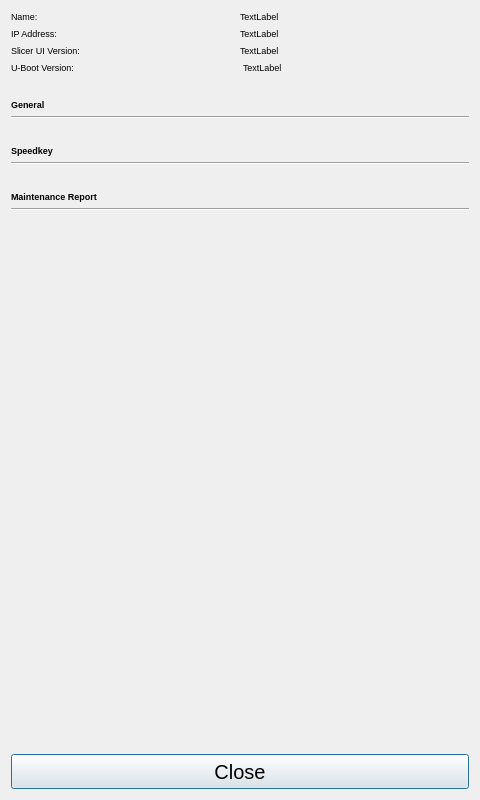
<?xml version="1.0" encoding="UTF-8"?>
<ui version="4.0">
 <class>SlicerStatisticsViewer</class>
 <widget class="QDialog" name="SlicerStatisticsViewer">
  <property name="geometry">
   <rect>
    <x>0</x>
    <y>0</y>
    <width>480</width>
    <height>800</height>
   </rect>
  </property>
  <property name="sizePolicy">
   <sizepolicy hsizetype="Fixed" vsizetype="Fixed">
    <horstretch>0</horstretch>
    <verstretch>0</verstretch>
   </sizepolicy>
  </property>
  <property name="windowTitle">
   <string>Dialog</string>
  </property>
  <layout class="QVBoxLayout" name="verticalLayout_6">
   <item>
    <layout class="QVBoxLayout" name="MainLayout">
     <item>
      <layout class="QVBoxLayout" name="staticStatsLayout">
       <property name="spacing">
        <number>6</number>
       </property>
       <property name="sizeConstraint">
        <enum>QLayout::SetMinimumSize</enum>
       </property>
       <item>
        <layout class="QHBoxLayout" name="nameLayout">
         <property name="spacing">
          <number>0</number>
         </property>
         <property name="leftMargin">
          <number>0</number>
         </property>
         <property name="rightMargin">
          <number>0</number>
         </property>
         <item>
          <widget class="QLabel" name="NameLabel">
           <property name="sizePolicy">
            <sizepolicy hsizetype="Preferred" vsizetype="Minimum">
             <horstretch>0</horstretch>
             <verstretch>0</verstretch>
            </sizepolicy>
           </property>
           <property name="font">
            <font>
             <pointsize>7</pointsize>
            </font>
           </property>
           <property name="text">
            <string>Name:</string>
           </property>
          </widget>
         </item>
         <item>
          <widget class="QLabel" name="Name">
           <property name="sizePolicy">
            <sizepolicy hsizetype="Preferred" vsizetype="Minimum">
             <horstretch>0</horstretch>
             <verstretch>0</verstretch>
            </sizepolicy>
           </property>
           <property name="font">
            <font>
             <pointsize>7</pointsize>
            </font>
           </property>
           <property name="text">
            <string>TextLabel</string>
           </property>
          </widget>
         </item>
        </layout>
       </item>
       <item>
        <layout class="QHBoxLayout" name="IPLayout">
         <property name="spacing">
          <number>0</number>
         </property>
         <item>
          <widget class="QLabel" name="IPLabel">
           <property name="sizePolicy">
            <sizepolicy hsizetype="Preferred" vsizetype="Minimum">
             <horstretch>0</horstretch>
             <verstretch>0</verstretch>
            </sizepolicy>
           </property>
           <property name="font">
            <font>
             <pointsize>7</pointsize>
            </font>
           </property>
           <property name="text">
            <string>IP Address:</string>
           </property>
          </widget>
         </item>
         <item>
          <widget class="QLabel" name="IP">
           <property name="sizePolicy">
            <sizepolicy hsizetype="Preferred" vsizetype="Minimum">
             <horstretch>0</horstretch>
             <verstretch>0</verstretch>
            </sizepolicy>
           </property>
           <property name="font">
            <font>
             <pointsize>7</pointsize>
            </font>
           </property>
           <property name="text">
            <string>TextLabel</string>
           </property>
          </widget>
         </item>
        </layout>
       </item>
       <item>
        <layout class="QHBoxLayout" name="UIVersionLayout">
         <property name="spacing">
          <number>0</number>
         </property>
         <item>
          <widget class="QLabel" name="UIVersionLabel">
           <property name="sizePolicy">
            <sizepolicy hsizetype="Preferred" vsizetype="Minimum">
             <horstretch>0</horstretch>
             <verstretch>0</verstretch>
            </sizepolicy>
           </property>
           <property name="font">
            <font>
             <pointsize>7</pointsize>
            </font>
           </property>
           <property name="text">
            <string>Slicer UI Version:</string>
           </property>
          </widget>
         </item>
         <item>
          <widget class="QLabel" name="UIVersion">
           <property name="sizePolicy">
            <sizepolicy hsizetype="Preferred" vsizetype="Minimum">
             <horstretch>0</horstretch>
             <verstretch>0</verstretch>
            </sizepolicy>
           </property>
           <property name="font">
            <font>
             <pointsize>7</pointsize>
            </font>
           </property>
           <property name="text">
            <string>TextLabel</string>
           </property>
          </widget>
         </item>
        </layout>
       </item>
       <item>
        <layout class="QHBoxLayout" name="horizontalLayout_2">
         <item>
          <widget class="QLabel" name="UBootVersionLabel">
           <property name="font">
            <font>
             <pointsize>7</pointsize>
            </font>
           </property>
           <property name="text">
            <string>U-Boot Version:</string>
           </property>
          </widget>
         </item>
         <item>
          <widget class="QLabel" name="UBootVersion">
           <property name="font">
            <font>
             <pointsize>7</pointsize>
            </font>
           </property>
           <property name="text">
            <string>TextLabel</string>
           </property>
          </widget>
         </item>
        </layout>
       </item>
       <item>
        <spacer name="verticalSpacer_4">
         <property name="orientation">
          <enum>Qt::Vertical</enum>
         </property>
         <property name="sizeType">
          <enum>QSizePolicy::Minimum</enum>
         </property>
         <property name="sizeHint" stdset="0">
          <size>
           <width>20</width>
           <height>20</height>
          </size>
         </property>
        </spacer>
       </item>
      </layout>
     </item>
     <item>
      <widget class="QLabel" name="generalstatsLabel">
       <property name="font">
        <font>
         <pointsize>7</pointsize>
         <weight>75</weight>
         <bold>true</bold>
        </font>
       </property>
       <property name="text">
        <string>General</string>
       </property>
      </widget>
     </item>
     <item>
      <layout class="QVBoxLayout" name="generalStatsLayout">
       <property name="spacing">
        <number>6</number>
       </property>
       <item>
        <widget class="Line" name="line">
         <property name="sizePolicy">
          <sizepolicy hsizetype="Minimum" vsizetype="Minimum">
           <horstretch>0</horstretch>
           <verstretch>0</verstretch>
          </sizepolicy>
         </property>
         <property name="orientation">
          <enum>Qt::Horizontal</enum>
         </property>
        </widget>
       </item>
       <item>
        <spacer name="verticalSpacer">
         <property name="orientation">
          <enum>Qt::Vertical</enum>
         </property>
         <property name="sizeType">
          <enum>QSizePolicy::Minimum</enum>
         </property>
         <property name="sizeHint" stdset="0">
          <size>
           <width>20</width>
           <height>20</height>
          </size>
         </property>
        </spacer>
       </item>
      </layout>
     </item>
     <item>
      <widget class="QLabel" name="speedkeyLabel">
       <property name="font">
        <font>
         <pointsize>7</pointsize>
         <weight>75</weight>
         <bold>true</bold>
        </font>
       </property>
       <property name="text">
        <string>Speedkey</string>
       </property>
      </widget>
     </item>
     <item>
      <layout class="QVBoxLayout" name="speedkeyStatsLayout">
       <property name="spacing">
        <number>6</number>
       </property>
       <item>
        <widget class="Line" name="line_2">
         <property name="sizePolicy">
          <sizepolicy hsizetype="Minimum" vsizetype="Minimum">
           <horstretch>0</horstretch>
           <verstretch>0</verstretch>
          </sizepolicy>
         </property>
         <property name="orientation">
          <enum>Qt::Horizontal</enum>
         </property>
        </widget>
       </item>
       <item>
        <spacer name="verticalSpacer_2">
         <property name="orientation">
          <enum>Qt::Vertical</enum>
         </property>
         <property name="sizeType">
          <enum>QSizePolicy::Minimum</enum>
         </property>
         <property name="sizeHint" stdset="0">
          <size>
           <width>20</width>
           <height>20</height>
          </size>
         </property>
        </spacer>
       </item>
      </layout>
     </item>
     <item>
      <widget class="QLabel" name="maintenanceLabel">
       <property name="font">
        <font>
         <pointsize>7</pointsize>
         <weight>75</weight>
         <bold>true</bold>
        </font>
       </property>
       <property name="text">
        <string>Maintenance Report</string>
       </property>
      </widget>
     </item>
     <item>
      <layout class="QVBoxLayout" name="maintenanceLayout">
       <item>
        <widget class="Line" name="line_3">
         <property name="orientation">
          <enum>Qt::Horizontal</enum>
         </property>
        </widget>
       </item>
       <item>
        <spacer name="verticalSpacer_5">
         <property name="orientation">
          <enum>Qt::Vertical</enum>
         </property>
         <property name="sizeType">
          <enum>QSizePolicy::Minimum</enum>
         </property>
         <property name="sizeHint" stdset="0">
          <size>
           <width>20</width>
           <height>20</height>
          </size>
         </property>
        </spacer>
       </item>
      </layout>
     </item>
    </layout>
   </item>
   <item>
    <spacer name="verticalSpacer_6">
     <property name="orientation">
      <enum>Qt::Vertical</enum>
     </property>
     <property name="sizeHint" stdset="0">
      <size>
       <width>20</width>
       <height>10</height>
      </size>
     </property>
    </spacer>
   </item>
   <item>
    <layout class="QHBoxLayout" name="buttonBoxLayout">
     <property name="spacing">
      <number>6</number>
     </property>
     <item>
      <widget class="QPushButton" name="okButton">
       <property name="minimumSize">
        <size>
         <width>75</width>
         <height>35</height>
        </size>
       </property>
       <property name="font">
        <font>
         <pointsize>15</pointsize>
        </font>
       </property>
       <property name="text">
        <string>Close</string>
       </property>
      </widget>
     </item>
    </layout>
   </item>
  </layout>
 </widget>
 <resources/>
 <connections/>
</ui>
